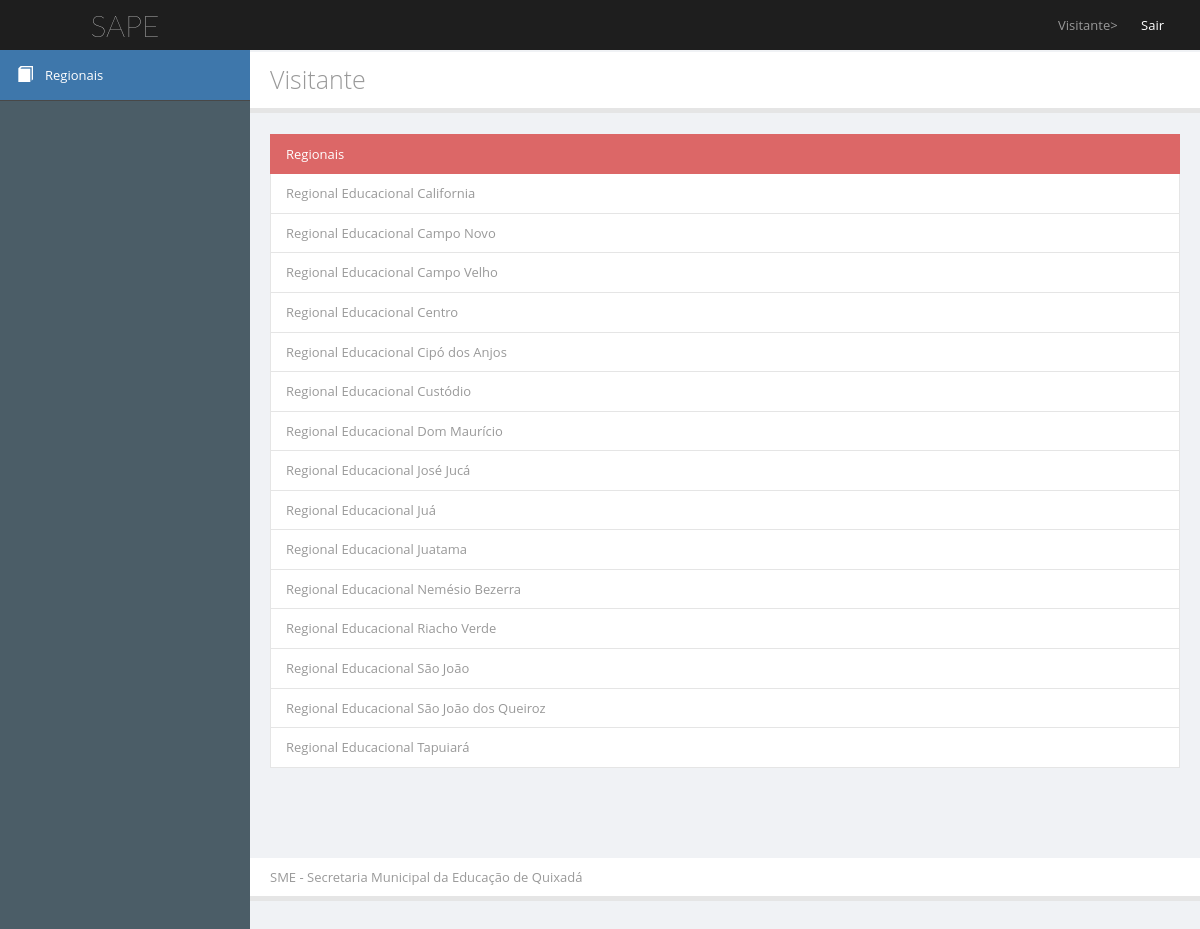
Screenshot of /visitante/index.php with the database file from the repository.
### tables this page shows
CREATE TABLE IF NOT EXISTS `regional` (
  `idRegional` bigint(20) unsigned NOT NULL,
  `nome` varchar(255) DEFAULT NULL
);

### Controller/Conexao.php (called while the page is built, shortened)
<?php
class Conexao{
	public static $conexao;
    public static function getConexao(){
        if(Conexao::$conexao!=null){
        	try {
        		return Conexao::$conexao;
        	} catch (Exception $e) {
        		return false;
        	}
        }
        else{
        	try {
            	return new PDO('mysql:host=mysql.hostinger.com.br;dbname=u199007155_sape', 'u199007155_smeqx',
                '123456', array(PDO::MYSQL_ATTR_INIT_COMMAND => "SET NAMES utf8"));
        	} catch (Exception $e) {
        			return null;
        	}
        }
    }
}

### Controller/ControladorRegional.php (called while the page is built, shortened)
<?php
include_once 'Conexao.php';
include_once '../Model/RegionalDAO.php';
class ControladorRegional{
    private $dao;
    public function __construct(){
        $conexao = new RegionalDAO(Conexao::getConexao());
        $this->dao = $conexao;
    }
    public function buscarTodasRegionais(){
            return $this->dao->getAllRegionais();
    }
}
    ?>

### Model/RegionalDAO.php (called while the page is built, shortened)
<?php
	include_once '../Controller/Conexao.php';
class RegionalDAO{
	private $conexao;
	public function __construct(){
			$this->conexao = Conexao::getConexao();
	}
	public function getAllRegionais(){
			$sql = "select * from regional";
			if($this->conexao != null) {
				$resultado = $this->conexao->query($sql);
				$regionais = array();
				while ($regional = $resultado->fetchObject()) {
					array_push($regionais, $regional);
				}
				return $regionais;
			}
			return null;
	}
}

### visitante/index.php (the view, shortened to what this page needs)
<?php
include_once '../Controller/ControladorRegional.php';
$cr = new ControladorRegional();
if(is_array( $cr->buscarTodasRegionais()))
    $todasRegionais = $cr->buscarTodasRegionais();
?>
<head>
    <link type="text/css" rel="stylesheet" href="../styles/bootstrap.min.css">
    <link type="text/css" rel="stylesheet" href="../styles/main.css">
<style type="text/css" id="holderjs-style"></style></head>
<body class="pace-done">
    <div>
        <div id="header-topbar-option-demo" class="page-header-topbar">
            <nav id="topbar" role="navigation" style="margin-bottom: 0;" data-step="3" class="navbar navbar-default navbar-static-top">
            <div class="navbar-header">
                <a id="logo" href="index.php" class="navbar-brand"><span class="fa fa-rocket"></span><span class="logo-text">SAPE</span><span style="display: none" class="logo-text-icon">µ</span></a></div>
            <div class="topbar-main">
                <ul class="nav navbar navbar-top-links navbar-right mbn">
                    <li>
                    <span class="hidden-xs">Visitante></span><span></span></a>
                    </li>
                    <li><a href="../Controller/ControleLogin.php?acao=sair">Sair</a></li>
                </ul>
            </div>
        </nav>
        </div>
        <div id="wrapper">
            <nav style="min-height: 100%;" id="sidebar" role="navigation" data-step="2" data-intro="Template has <b>many navigation styles</b>" data-position="right" class="navbar-default navbar-static-side">
            <div class="sidebar-collapse menu-scroll">
                <ul id="side-menu" class="nav">
                    <li class="active"><a href="index.php"><i class="glyphicon glyphicon-book">
                    </i><span class="menu-title">Regionais</span></a></li>
                </ul>
            </div>
        </nav>
            <div id="page-wrapper">
                <div id="title-breadcrumb-option-demo" class="page-title-breadcrumb">
                    <div class="page-header pull-left">
                        <div class="page-title">
                            Visitante
                        </div>
                    </div>
                    <div class="clearfix">
                    </div>
                </div>
                <div class="page-content">
                    <div class="row mbl">
                        <div class="col-lg-12">
                            <div class="col-md-12">
                                            </div>
                            </div>
                    <div class="col-lg-12">
                        <div class="list-group">
                          <a class="list-group-item active">Regionais</a>
                          <?php
                            if($todasRegionais != null) {
                                foreach ($todasRegionais as $regional) {
                                    ?>
                                    <a href="regional_visitante.php?id_regional=<?php echo $regional->idRegional; ?> & opcao=visitante"
                                       class="list-group-item"><?php echo $regional->nome; ?></a>
                                    <?php
                                }
                            }
                          ?>
                        </div>
                    </div>
                    </div>
                 </div>
                <div id="title-breadcrumb-option-demo" class="page-title-breadcrumb">
                    <div class="page-header pull-left">
                        <div class="page">
                            <a href="#">SME - Secretaria Municipal da Educação de Quixadá</a></div>
                    </div>
                    <div class="clearfix">
                    </div>
                </div>
</div>
            </div>
        </div>
</body>

### rows the page displays
regional: nome "Regional Educacional California"
regional: nome "Regional Educacional Campo Novo"
regional: nome "Regional Educacional Campo Velho"
regional: nome "Regional Educacional Centro"
regional: nome "Regional Educacional Cipó dos Anjos"
regional: nome "Regional Educacional Custódio"
regional: nome "Regional Educacional Dom Maurício"
regional: nome "Regional Educacional José Jucá"
regional: nome "Regional Educacional Juá"
regional: nome "Regional Educacional Juatama"
regional: nome "Regional Educacional Nemésio Bezerra"
regional: nome "Regional Educacional Riacho Verde"
regional: nome "Regional Educacional São João"
regional: nome "Regional Educacional São João dos Queiroz"
regional: nome "Regional Educacional Tapuiará"
